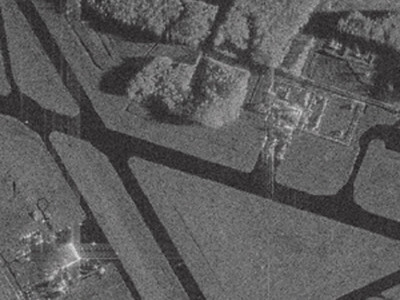
#> input picture segmentation/sar_1.jpg, 400 x 300 px, found by its file name
$ jupyter execute noise_filtering.ipynb
#> lines starting #> are read from the running program, lines starting #| are printed output that depends on the picture; long printed decimals are rounded
[cell 1]
import numpy as np
import cv2
import matplotlib.pyplot as plt
import math
import copy

[cell 2]
image = cv2.imread('sar_1.jpg')
#> image is the input picture: shape (300, 400, 3); mean B, G, R 91.8, 91.6, 92.1
image_gray = cv2.cvtColor(image, cv2.COLOR_BGR2GRAY)

[cell 3]
plt.imshow(image_gray, cmap="gray")

[cell 4]
# Gaussian
mean = 0
stddev = 100
noise_gauss = np.zeros(image_gray.shape, np.uint8)
cv2.randn(noise_gauss, mean, stddev)
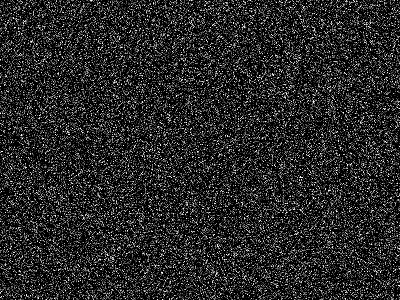
#> noise_gauss: shape (300, 400); min 0, max 255, mean 39.7

[cell 5]
plt.imshow(noise_gauss, cmap="gray")

[cell 6]
# Salt and pepper
noise =  np.random.randint(0, 101, size = (image_gray.shape[0], image_gray.shape[1]), dtype=int)
zeros_pixel = np.where(noise == 0)
ones_pixel = np.where(noise == 100)

[cell 7]
bg_image = np.ones(image_gray.shape, np.uint8) * 128

[cell 8]
bg_image[zeros_pixel] = 0
bg_image[ones_pixel] = 255

[cell 9]
plt.imshow(bg_image, cmap="gray")
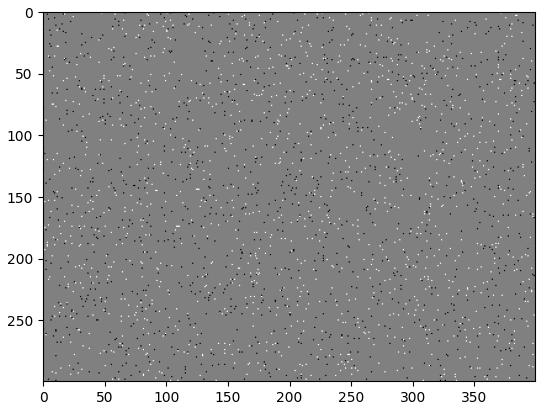
#> figure drawn by matplotlib, 1 panel

[cell 10]
image_noise_gauss = cv2.add(image_gray,noise_gauss)
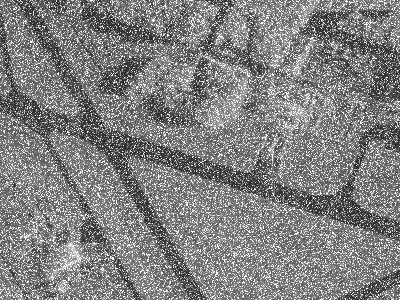
#> image_noise_gauss: shape (300, 400); min 28, max 255, mean 129.3

[cell 11]
plt.imshow(image_noise_gauss, cmap="gray")

[cell 12]
from skimage.metrics import structural_similarity, mean_squared_error
mse_gauss = mean_squared_error(image_gray, image_noise_gauss)
#> mse_gauss = 4060.3
(ssim, diff) = structural_similarity(image_gray, image_noise_gauss, full=True)
#> ssim = 0.12
print(mse_gauss, ssim)
#| 4060.329 0.1195

[cell 13]
image_gauss_median = cv2.medianBlur(image_noise_gauss, 3)
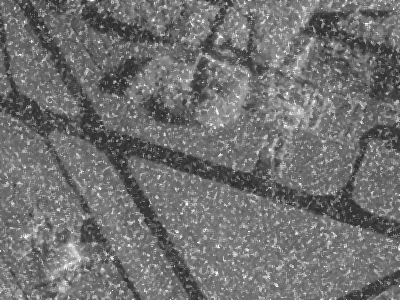
#> image_gauss_median: shape (300, 400); min 42, max 255, mean 112

[cell 14]
mse_gauss_median = mean_squared_error(image_gray, image_gauss_median)
#> mse_gauss_median = 933.6
(ssim_gauss_median, diff) = structural_similarity(image_gray,  image_gauss_median, full=True)
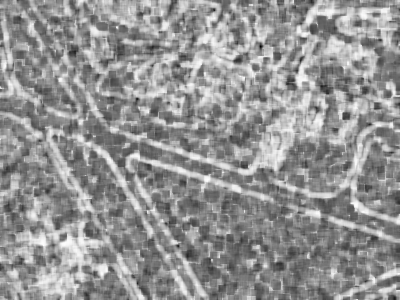
#> diff: shape (300, 400) float64; min -0.486, max 0.968, mean 0.356; drawn with min black and max white
#> ssim_gauss_median = 0.357

[cell 15]
print(mse_gauss_median, ssim_gauss_median)
#| 933.629 0.357

[cell 16]
plt.imshow(image_gauss_median, cmap="gray")

[cell 17]
image_sp = copy.deepcopy(image_gray)

image_sp[zeros_pixel] = 0
image_sp[ones_pixel] = 255

[cell 18]
plt.imshow(image_sp, cmap="gray")

[cell 19]
mse_sp = mean_squared_error(image_gray, image_sp)
#> mse_sp = 384.8
(ssim_sp, diff) = structural_similarity(image_gray, image_sp, full=True)
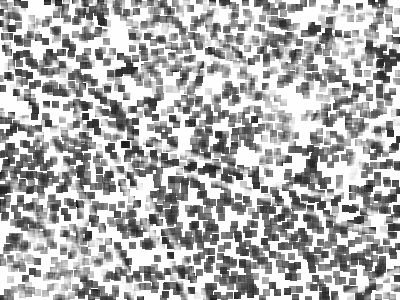
#> diff: shape (300, 400) float64; min -0.17, max 1, mean 0.627; drawn with min black and max white
#> ssim_sp = 0.626
print(mse_sp, ssim_sp)
#| 384.786 0.6262

[cell 20]
image_sp_median = cv2.medianBlur(image_sp, 3)

[cell 21]
mse_sp_median = mean_squared_error(image_gray, image_sp_median)
#> mse_sp_median = 31.61
(ssim_sp_median, diff) = structural_similarity(image_gray, image_sp_median, full=True)
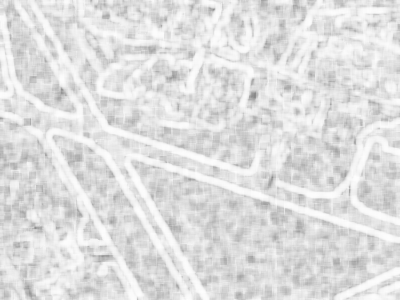
#> diff: shape (300, 400) float64; min 0.531, max 0.995, mean 0.878
#> ssim_sp_median = 0.877
print(mse_sp_median, ssim_sp_median)
#| 31.608 0.8773

[cell 22]
image_gauss_gauss = cv2.GaussianBlur(image_noise_gauss,(5,5),0)
image_gauss_bilat = cv2.bilateralFilter(image_noise_gauss,9,75,75)
image_gauss_nlm = cv2.fastNlMeansDenoising(image_noise_gauss, h = 20)

[cell 23]
def geom(a):
    prod = 1
    for i in range(a.shape[0]):
        prod1 = 1
        for j in range(a.shape[1]):
            prod1 *= a[i,j]
        prod1 = math.pow(prod1, 1.0/9.0)
        prod *= prod1
    return prod

def proc(img, filter):
    img_res = copy.deepcopy(img)
    for i in range(0,img.shape[0] -2):
        for j in range(0,img.shape[1] -2):
            img_res[i:i+3, j:j+3] = filter(img[i:i+3, j:j+3])
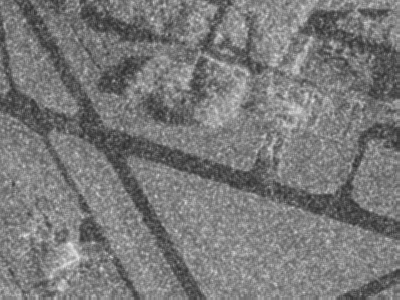
#> img_res: shape (300, 400); min 42, max 229, mean 120.6
    return img_res

res = proc(image_noise_gauss, geom)

[cell 24]
plt.imshow(res, cmap="gray")

[cell 25]
mse_geom = mean_squared_error(image_gray, res)
(ssim_geom, diff) = structural_similarity(image_gray, res, full=True)
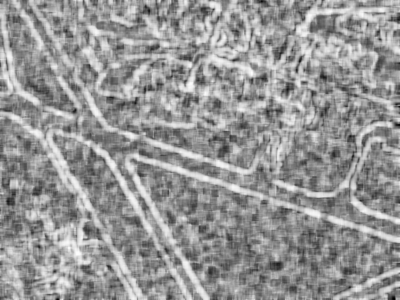
#> diff: shape (300, 400) float64; min -0.44, max 0.939, mean 0.374; drawn with min black and max white
print(mse_geom, ssim_geom)
#| 1152.523 0.3744

[cell 26]
# averaging
kernel_5 = np.ones((5,5),np.float32)/25
image_k5 = cv2.filter2D(image_gray,-1,kernel_5)
image_b5 = cv2.blur(image_gray,(5,5))

[cell 27]
mse_kb = mean_squared_error(image_k5, image_b5)
(ssim_kb, diff) = structural_similarity(image_k5, image_b5, full=True)
#> diff: shape (300, 400) float64; every value is 1
print(mse_kb, ssim_kb)
#| 0.0 1.0

[cell 28]
# laplasian
kernel_lapl = np.array([[0,-10,0],
                        [-10,40,-10],
                        [0,-10,0]], np.float32)

[cell 29]
image_lapl = cv2.filter2D(image_gray,-1,kernel_lapl)
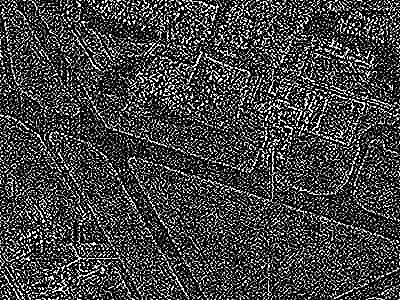
#> image_lapl: shape (300, 400); min 0, max 255, mean 65.8
